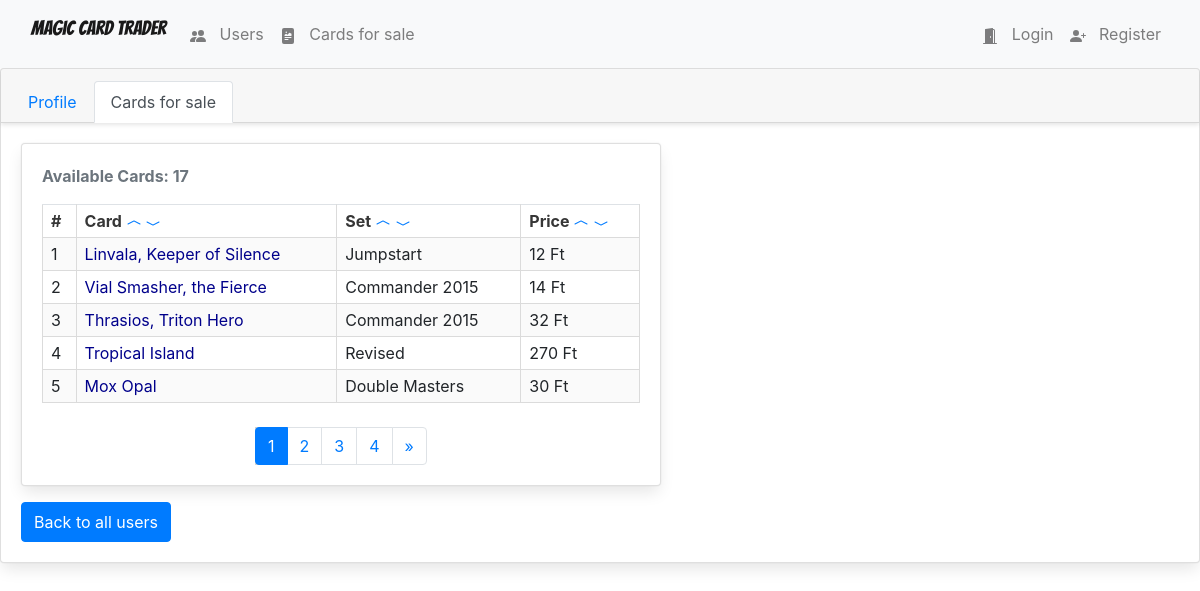
Before: /users_cards/11/ with the older database file.
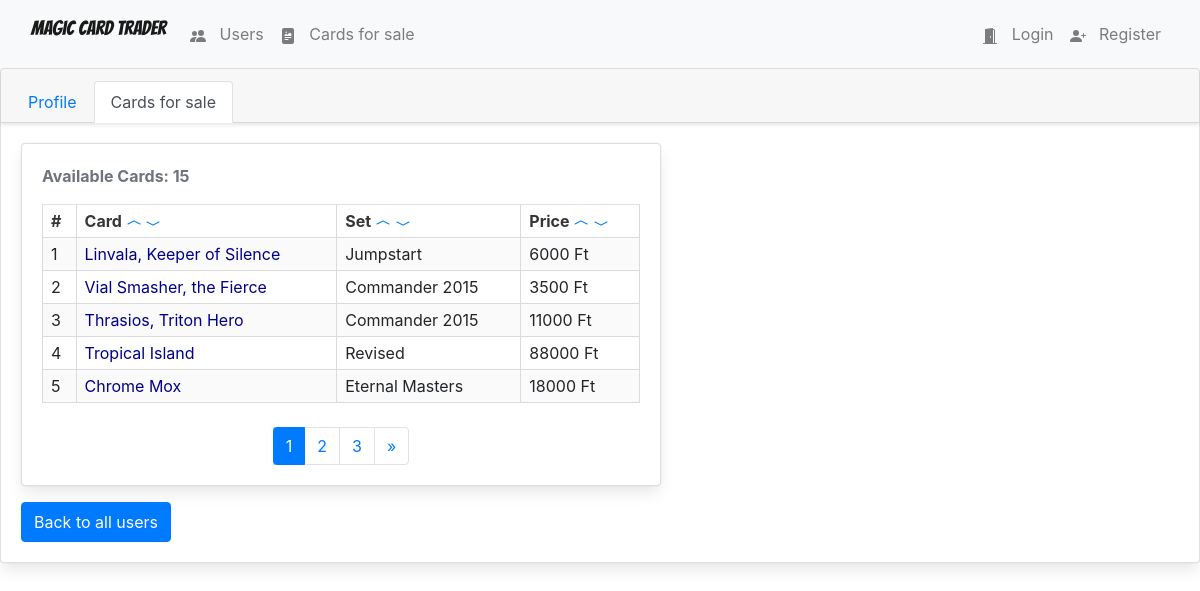
After: the same page with the newer database file.
### Magic/models.py (models this page shows, shortened)
class Card(models.Model):
    name = models.CharField(max_length = 150)
    set_name = models.CharField(max_length = 150)
    price = models.IntegerField()
    user = models.ForeignKey(User, on_delete=models.CASCADE)
    is_foil = models.BooleanField(default=False)
    is_ordered = models.BooleanField(default=False)
    image_url = models.TextField()

### Magic/views.py (the view)
# urls.py: re_path(r'^users_cards/(?P<user_id>[0-9]+)/$', views.user_detail_cards, name="user_detail_cards"),
def user_detail_cards(request, user_id):
    user = User.objects.get(pk=user_id)
    all_cards = user.card_set.all()
    order_by = request.GET.get('order_by')
    direction = request.GET.get('direction')
    if direction == 'desc':
        if order_by == 'price':
            all_cards = all_cards.order_by(order_by).reverse()
        else:
            all_cards = all_cards.order_by(Lower(order_by)).reverse()
    elif direction == 'asc':
        if order_by == 'price':
            all_cards = all_cards.order_by(order_by)
        else:
            all_cards = all_cards.order_by(Lower(order_by))
    paginator = Paginator(all_cards, 5)
    page = request.GET.get('page', 1)
    try:
        cards = paginator.page(page)
    except PageNotAnInteger:
        cards = paginator.page(1)
    except EmptyPage:
        cards = paginator.page(paginator.num_pages)
    context = {
        'all_cards': all_cards,
        'cards': cards,
        'user': user,
        'order_by': order_by,
        'direction': direction,
        'nbar_card': 'user_card_cards',
    }
    return render(request, 'magic/user_detail_cards.html', context)

### Magic/templates/magic/user_detail_cards.html (shortened to what the changed rows need)
{% extends 'magic/base.html' %}
{% load crispy_forms_tags %}
{% block body %}
<div class="card">
    <div class="card-body">
        <div class="card mb-3" style="max-width: 640px;">
            <div class="row no-gutters">
                <div class="col-md-12">
                    <div class="card-body">
                        <p class="text-secondary basic-text">Available Cards: {{ user.card_set.count }} </p>
                        <table class="table is-striped is-narrow is-bordered">
                        <tr>
                            <th>
                            #
                            </th>
                            <th>
                            Card
                            <a href="?order_by=name&direction=asc">
                                <span class="glyphicon glyphicon-chevron-up">
                                    <svg width="1em" height="1em" viewBox="0 0 16 16" class="bi bi-chevron-compact-up" fill="currentColor" xmlns="http://www.w3.org/2000/svg">
                                        <path fill-rule="evenodd" d="M7.776 5.553a.5.5 0 0 1 .448 0l6 3a.5.5 0 1 1-.448.894L8 6.56 2.224 9.447a.5.5 0 1 1-.448-.894l6-3z"/>
                                    </svg>
                                </span>
                            </a>
                            <a href="?order_by=name&direction=desc">
                                <span class="glyphicon glyphicon-chevron-down">
                                    <svg width="1em" height="1em" viewBox="0 0 16 16" class="bi bi-chevron-compact-down" fill="currentColor" xmlns="http://www.w3.org/2000/svg">
                                        <path fill-rule="evenodd" d="M1.553 6.776a.5.5 0 0 1 .67-.223L8 9.44l5.776-2.888a.5.5 0 1 1 .448.894l-6 3a.5.5 0 0 1-.448 0l-6-3a.5.5 0 0 1-.223-.67z"/>
                                    </svg>
                                </span>
                            </a>
                            </th>
                            <th>
                            Set
                            <a href="?order_by=set_name&direction=asc">
                                <span class="glyphicon glyphicon-chevron-up">
                                    <svg width="1em" height="1em" viewBox="0 0 16 16" class="bi bi-chevron-compact-up" fill="currentColor" xmlns="http://www.w3.org/2000/svg">
                                        <path fill-rule="evenodd" d="M7.776 5.553a.5.5 0 0 1 .448 0l6 3a.5.5 0 1 1-.448.894L8 6.56 2.224 9.447a.5.5 0 1 1-.448-.894l6-3z"/>
                                    </svg>
                                </span>
                            </a>
                            <a href="?order_by=set_name&direction=desc">
                                <span class="glyphicon glyphicon-chevron-down">
                                    <svg width="1em" height="1em" viewBox="0 0 16 16" class="bi bi-chevron-compact-down" fill="currentColor" xmlns="http://www.w3.org/2000/svg">
                                        <path fill-rule="evenodd" d="M1.553 6.776a.5.5 0 0 1 .67-.223L8 9.44l5.776-2.888a.5.5 0 1 1 .448.894l-6 3a.5.5 0 0 1-.448 0l-6-3a.5.5 0 0 1-.223-.67z"/>
                                    </svg>
                                </span>
                            </a>
                            </th>
                            <th>
                            Price
                            <a href="?order_by=price&direction=asc">
                                <span class="glyphicon glyphicon-chevron-up">
                                    <svg width="1em" height="1em" viewBox="0 0 16 16" class="bi bi-chevron-compact-up" fill="currentColor" xmlns="http://www.w3.org/2000/svg">
                                        <path fill-rule="evenodd" d="M7.776 5.553a.5.5 0 0 1 .448 0l6 3a.5.5 0 1 1-.448.894L8 6.56 2.224 9.447a.5.5 0 1 1-.448-.894l6-3z"/>
                                    </svg>
                                </span>
                            </a>
                            <a href="?order_by=price&direction=desc">
                                <span class="glyphicon glyphicon-chevron-down">
                                    <svg width="1em" height="1em" viewBox="0 0 16 16" class="bi bi-chevron-compact-down" fill="currentColor" xmlns="http://www.w3.org/2000/svg">
                                        <path fill-rule="evenodd" d="M1.553 6.776a.5.5 0 0 1 .67-.223L8 9.44l5.776-2.888a.5.5 0 1 1 .448.894l-6 3a.5.5 0 0 1-.448 0l-6-3a.5.5 0 0 1-.223-.67z"/>
                                    </svg>
                                </span>
                            </a>
                            </th>
                        </tr>
                        {% for card in cards %}
                        <tr>
                            <td>
                            {{ forloop.counter }}
                            </td>
                            <td>
                            <a class="card-td-link" href="{% url 'Magic:card_detail' card.id %}">
                                {{ card.name }}
                            </a>
                            </td>
                            <td>
                            {{ card.set_name }}
                            </td>
                            <td>
                            {{ card.price }} Ft
                            </td>
                        </tr>
                        {% endfor %}
                        </table>
                        <nav aria-label="Page navigation">
                        {% if cards.has_other_pages %}
                            <ul class="pagination justify-content-center">
                                {% for i in cards.paginator.page_range %}
                                    {% if cards.number == i %}
                                        <li class="page-item active" aria-current="page"><span class="page-link">{{ i }} <span class="sr-only">(current)</span></span></li>
                                    {% else %}
                                        <li class="page-item"><a href="?page={{ i }}&order_by={{ order_by }}&direction={{ direction }}" class="page-link">{{ i }}</a></li>
                                    {% endif %}
                                {% endfor %}
                            </ul>
                        {% endif %}
                    </nav>
                    </div>
                </div>
            </div>
        </div>
    </div>
</div>
{% endblock %}

Changed rows visible on the page:
no longer on this page (row edited): Card: name "Mox Opal", set_name "Double Masters", price "30"
changed Card "Linvala, Keeper of Silence": price "12" → "6000"
changed Card "Vial Smasher, the Fierce": price "14" → "3500"
changed Card "Thrasios, Triton Hero": price "32" → "11000"
changed Card "Tropical Island": price "270" → "88000"
now on this page (row edited): Card: name "Chrome Mox", set_name "Eternal Masters", price "18000"
Other visible differences:
{{ user.card_set.count }}: "17" → "15"
list line gone: "4"
